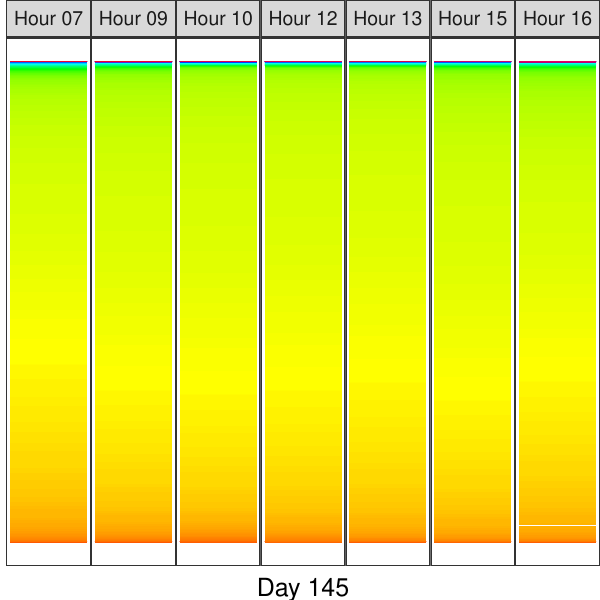

The script that saved this image:
#!/usr/local/bin/Rscript
library(tidyverse)
library(colorspace)

get_col_types <- function() {
  cols(
    Dataset = col_character(),
    Camera_ID = col_character(),
    Year = col_integer(),
    Day = col_integer(),
    Hour = col_integer(),
    Minute = col_integer(),
    Metric_Type = col_character(),
    Considered_Pixels = col_integer(),
    HSV_Bin = col_integer(),
    HSV_H = col_double(),
    HSV_SMean = col_double(),
    HSV_VMean = col_double(),
    HSV_SMode = col_double(),
    HSV_VMode = col_double(),
    Gcc_Bin = col_integer(),
    Gcc_Value = col_double(),
    Gcc_Mean_R = col_double(),
    Gcc_Mean_G = col_double(),
    Gcc_Mean_B = col_double()
  )
}

get_theme <- function(base_size = 14) {
  theme_bw(base_size = base_size) +
  theme(
    plot.margin = unit(c(0,0,0,0), "cm"),
    legend.spacing = unit(0, "mm"),
    panel.grid = element_blank(),
    legend.position = "none",
    legend.justification = "left",
    legend.box.spacing = unit(0, "pt"),
    legend.box.margin = margin(0,0,0,0),
    legend.title = element_blank(),
    axis.title.y = element_blank(),
    axis.text.y = element_blank(),
    axis.ticks.y = element_blank()
  )
}

df.weights <- tibble(
  Hour = c(7, 9, 10, 12, 13, 15, 16),
  Weight = c(0.05, 0.075, 0.075, 0.3, 0.3, 0.15, 0.05)
)

relevant_hours <- df.weights %>% filter(Weight != 0) %>% pull(Hour)

data <- read_csv(
  '../../data/tky.csv.gz',
  col_types = get_col_types()
) %>%
  filter(Camera_ID == 'y18_d') %>%
  filter(Year >= 2006) %>%
  filter(Hour %in% relevant_hours) %>%
  group_by(Year, Day, Hour, HSV_Bin, Gcc_Bin) %>%
  slice(1) %>%
  ungroup %>%
  filter(Year == 2011) %>%
  filter(Day == 145) %>%
  filter(Metric_Type == 'HSV') %>%
  select(-contains('Gcc')) %>%
  select(-Dataset, -Camera_ID, -Year, -Metric_Type) %>%
  # Process data
  mutate(
    Color.Code.H = hex(HSV(HSV_Bin, 1, 1)),
    Color.Code.Mean = hex(HSV(HSV_Bin, HSV_SMean, HSV_VMean)),
    Color.Code.Mode = hex(HSV(HSV_Bin, HSV_SMode, HSV_VMode))
  ) %>%
  # Make it tidy
  gather(Variable, Value, -contains('HSV'), -Day, -Hour, -Considered_Pixels) %>%
  # Add style and key
  mutate(Style = gsub('Color.Code.', '', Variable)) %>%
  mutate(Key = paste(Style, Hour, Day, HSV_Bin, sep='_')) %>%
  mutate(Key = factor(Key, levels=Key)) %>%
  # Cleanup
  select(-Considered_Pixels, -contains('Mean'), -contains('Mode'), -Variable) %>%
  arrange(Style, Hour, Day, HSV_Bin) %>%
  # Prepare for plot, calculate cumsums
  rename(Bin = HSV_Bin) %>%
  rename(Color = Value) %>%
  group_by(Style, Hour, Day) %>%
  arrange(Bin) %>%
  filter(HSV_H != 0) %>%
  mutate(
    Y.min = cumsum(HSV_H) - HSV_H,
    Y.max = cumsum(HSV_H)
  ) %>%
  ungroup %>%
  arrange(Style, Hour, Day, Bin)

palette <- data %>% pull(Color)
names(palette) <- data %>% pull(Key)

p <- data %>%
  filter(Style == 'H') %>%
  mutate(Fct = case_when(
    Hour == 7 ~ 'Hour 07',
    Hour == 9 ~ 'Hour 09',
    TRUE ~ paste0('Hour ', Hour)
  )) %>%
  ggplot() +
    scale_fill_manual(values=palette) +
    geom_rect(
      aes(xmin=Day, xmax=Day+1, ymin=Y.min, ymax=Y.max, fill=Key)
    ) +
    get_theme(base_size = 18) +
    theme(
      strip.text.y = element_blank(),
      panel.spacing = unit(0, 'mm'),
      axis.text.x = element_blank(),
      axis.ticks.x = element_blank()
    ) +
    xlab('Day 145') +
    facet_grid(Style ~ Fct)

ggsave('tky-2011-145-hourly.pdf', plot=p, width=6, height=6)
